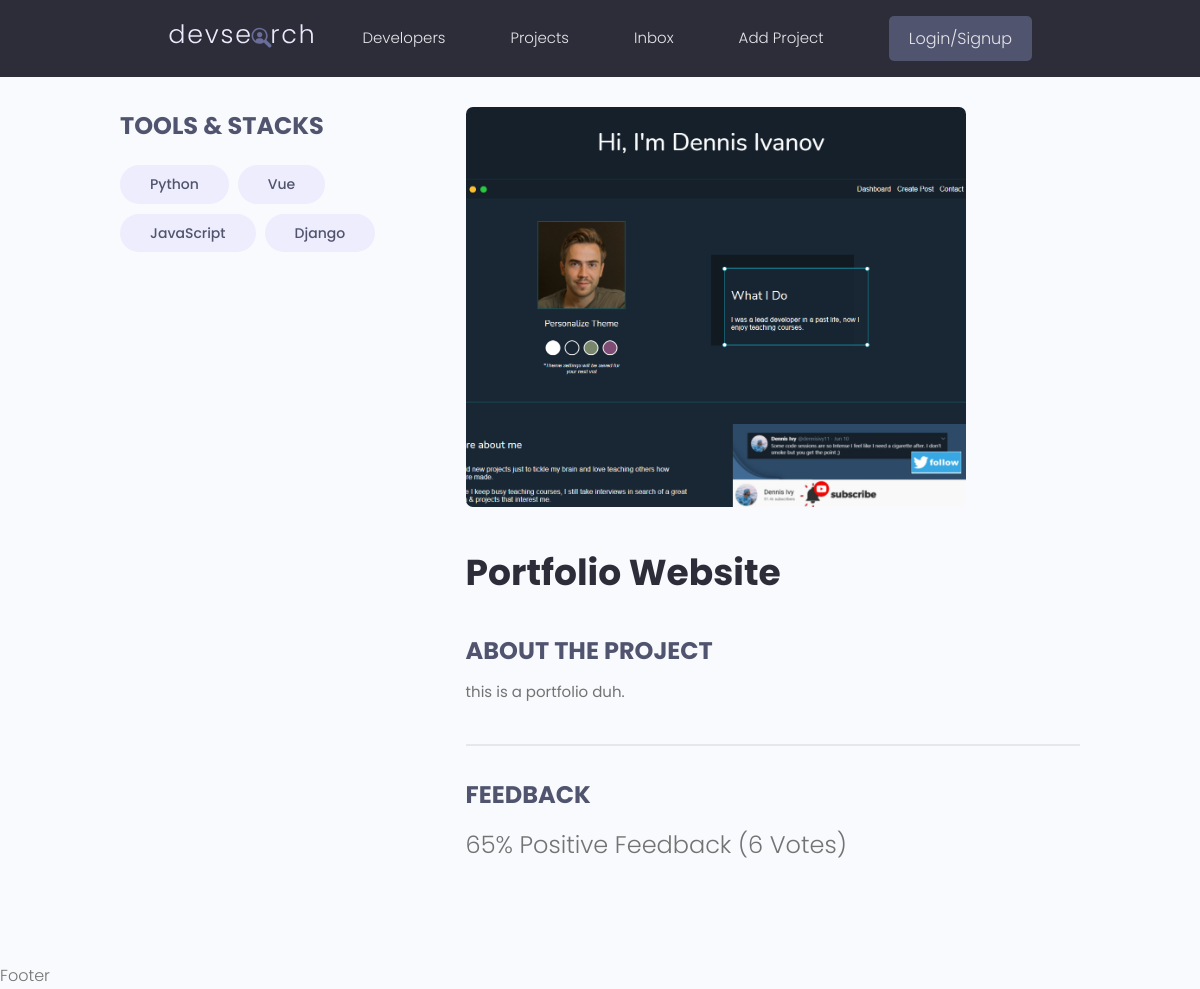
/project/1b9e12be-ad30-4e36-b0e9-530466b2bf28/, run on the app's committed database.
### projects/models.py (models this page shows, shortened)
class Tag(models.Model):
    name = models.CharField(max_length=200)
    created = models.DateTimeField(auto_now_add=True)
    id = models.UUIDField(default=uuid.uuid4, primary_key=True, editable=False, unique=True)
    def __str__(self):
        return self.name

class Project(models.Model):
    title = models.CharField(max_length=200)
    description = models.TextField(null=True, blank=True)
    featured_image = models.ImageField(null=True, blank=True, default="default.jpg")
    demo_link = models.CharField(max_length=2000, null=True, blank=True)
    source_link = models.CharField(max_length=2000, null=True, blank=True)
    tags = models.ManyToManyField('Tag', blank=True)
    vote_total = models.IntegerField(default=0, null=True, blank=True)
    vote_ratio = models.IntegerField(default=0, null=True, blank=True)
    created = models.DateTimeField(auto_now_add=True)
    id = models.UUIDField(default=uuid.uuid4, unique=True, primary_key=True, editable=False)

### projects/views.py (the view)
# urls.py: path('project/<str:pk>/', views.project, name='project'),
def project(request, pk):
    project = Project.objects.get(id=pk)
    tags = project.tags.all()
    return render(request, 'projects/single-project.html', {'project': project, 'tags': tags})

### projects/templates/projects/single-project.html (shortened to what this page needs)
{% extends 'main.html' %}
{% block content %}
    <main class="singleProject my-md">
        <div class="container">
            <div class="layout">
                <div class="column column--1of3">
                    <h3 class="singleProject__subtitle">Tools & Stacks</h3>
                    <div class="singleProject__toolStack">
                        {% for tag in project.tags.all %}
                            <span class="tag tag--pill tag--sub tag--lg">
                        <small>{{ tag }}</small>
                    </span>
                        {% endfor %}
                    </div>
                </div>
                <div class="column column--2of3">
                    <img class="singleProject__preview"
                         src="{{ project.featured_image.url }}"
                         alt="portfolio thumbnail"
                         style="max-width: 500px"
                    />
                    <h2 class="singleProject__title">{{ project.title }}</h2>
                    <h3 class="singleProject__subtitle">About the Project</h3>
                    <div class="singleProject__info">
                        {{ project.description }}
                    </div>
                    <div class="comments">
                        <h3 class="singleProject__subtitle">Feedback</h3>
                        <h5 class="project--rating">
                            {{ project.vote_ratio }}% Positive Feedback ({{ project.vote_total }}
                            Vote{{ project.vote_total|pluralize:"s" }})
                        </h5>
                    </div>
                </div>
            </div>
        </div>
    </main>
{% endblock %}

### static/styles/app.css (style rules this page uses)
:root { --color-sub: #2d2d39; }
img { width: 100%; }
.singleProject .column--1of3 { order: 2; }
@media screen and (min-width: 1081px) { .singleProject .column--1of3 { order: 1; } }
@media screen and (min-width: 1081px) { .singleProject .column--2of3 { order: 2; } }
.singleProject__toolStack { margin-top: 2rem; margin-bottom: 4rem; }
.singleProject__preview { height: 50vh; object-fit: cover; object-position: top center; margin-bottom: 3rem; border-radius: 0.7rem; }
.singleProject__title { font-size: 3.6rem; font-weight: 700; color: var(--color-sub); margin-bottom: 3rem; }
.project--rating { margin-bottom: 1.6em; margin-top: .5em; }
.singleProject__subtitle { text-transform: uppercase; font-size: 2.4rem; font-weight: 700; color: var(--color-sub-light); margin-bottom: 1rem; }
.comments { margin-top: 4rem; padding-top: 3rem; border-top: 2px solid var(--color-light); }

### static/uikit/styles/modules/_variables.css (style rules this page uses)
:root { --color-main: #5aa5b9; --color-main-light: #e6faff; --color-sub: #3f4156; --color-sub-light: #51546e; --color-sub-lighter: #ededfd; --color-text: #737373; --color-gray: #8b8b8b; --color-light: #e5e7eb; --color-light-gray: #767676; --color-bg: #f8fafd; --color-white: #fffefd; --color-white-light: #f3f3f3; --color-success: #359e64; --color-success-bg: #def8e8; --color-error: #fc4b0b; --color-error-bg: #fff2ee; --font-base: 'Poppins', arial, helvetica, 'Segoe UI', roboto, ubuntu, sans-serif; --font-monospace: 'Fira Code', 'Courier New', courier, monospace; --font-regular: 300; --font-medium: 500; --font-bold: 700; --generic-shadow: 1px 1px 5px #00000010; --generic-transition: all 0.3s ease-in-out; }

### static/uikit/styles/modules/_base.css (style rules this page uses)
* { margin: 0; padding: 0; box-sizing: border-box; text-rendering: optimizeLegibility; color: inherit; font-size: inherit; }
html { font-size: 50%; }
@media only screen and (min-width: 480px) { html { font-size: 56.25%; } }
@media only screen and (min-width: 1200px) { html { font-size: 62.5%; } }
body { line-height: 1.6; font-weight: 400; font-size: 1.5rem; color: var(--color-text); background-color: var(--color-bg); min-height: 100vh; }

### static/uikit/styles/modules/_typography.css (style rules this page uses)
* { font-family: var(--font-base); }
h2 { font-size: 3.6rem; font-weight: var(--font-bold); }
h3 { font-size: 3.2rem; font-weight: var(--font-medium); }
h5 { font-size: 2.4rem; font-weight: var(--font-medium); }
h5, h6 { font-weight: var(--font-regular); }
p, span, strong { font-size: 1.6rem; color: var(--color-text); font-weight: var(--font-regular); }

### static/uikit/styles/modules/_utilities.css (style rules this page uses)
.container { width: 92%; max-width: 165rem; margin: 0 auto; box-sizing: border-box; }
@media screen and (min-width: 1000px) { .container { width: 90%; } }
@media screen and (min-width: 1200px) { .container { width: 80%; } }
.my-md { margin: 3rem auto; }

### static/uikit/styles/modules/_tag.css (style rules this page uses)
.tag { display: inline-flex; align-items: center; background-color: var(--color-sub); height: -webkit-fit-content; height: -moz-fit-content; height: fit-content; width: -webkit-fit-content; width: -moz-fit-content; width: fit-content; border-radius: 0.5rem; padding: 0.5rem 1.5rem; font-size: 1.2rem; cursor: pointer; }
.tag:not(:last-child) { margin-right: 0.25rem; margin-bottom: 0.75rem; }
.tag > small { color: var(--color-white); }
.tag--pill { border-radius: 5rem; }
.tag--sub, .tag--sub > small { background: var(--color-sub-lighter); color: var(--color-sub-light); font-weight: 500; }
.tag--lg { padding: 0.8rem 3rem; font-size: 1.4rem; }
.tag--lg:not(:last-child) { margin-right: 0.5rem; margin-bottom: 1rem; }

### static/uikit/styles/modules/_layout.css (style rules this page uses)
.layout { display: flex; flex-flow: row wrap; justify-content: space-between; }
.layout > .column { margin-bottom: 3rem; }
.layout > .column.column--1of3 { flex-basis: 30%; }
.layout > .column.column--2of3 { flex-basis: 64%; }

### data on the page
Tag: name "Python"
Tag: name "Vue"
Tag: name "JavaScript"
Tag: name "Django"
Project: featured_image (picture), title "Portfolio Website", description "this is a portfolio duh.", vote_ratio "65", vote_total "6"
